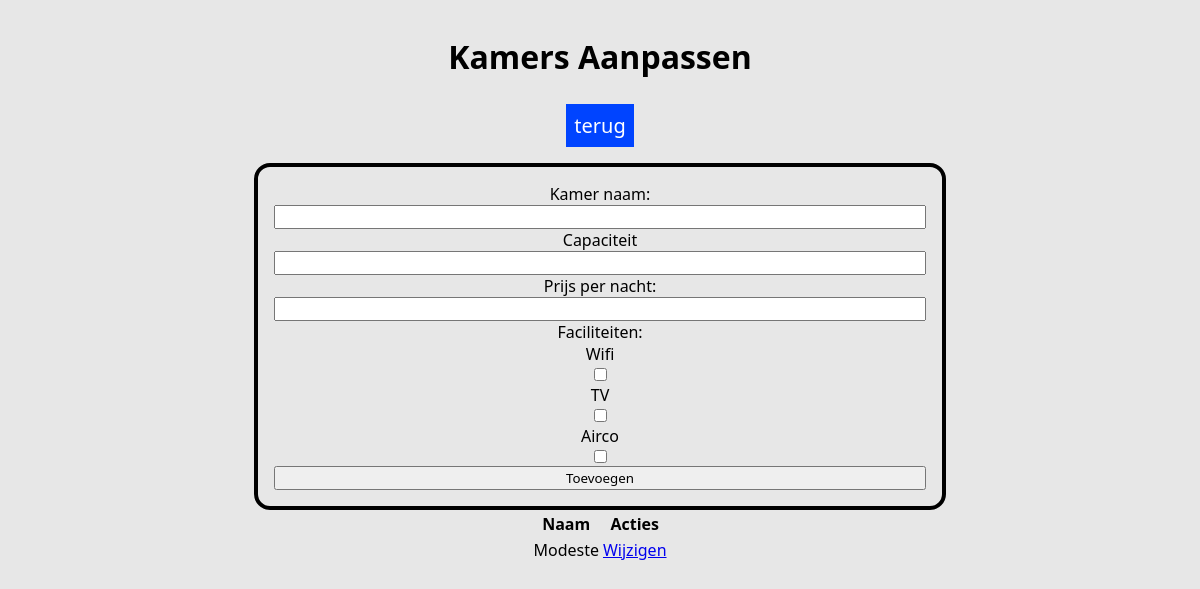
The app's page /admin/kamer.php (signed in), older data.
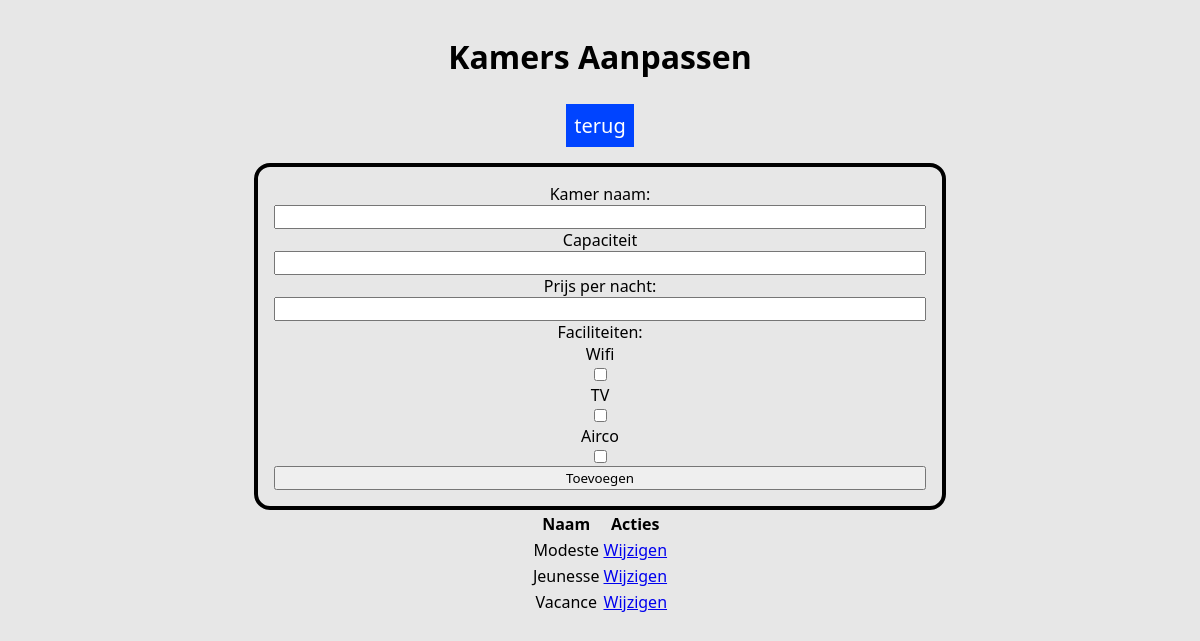
The same page, newer data.
### tables this page shows
CREATE TABLE `tblkamer` (
  `PKKamer` int(11) NOT NULL,
  `KamerNaam` varchar(50) NOT NULL,
  `Capaciteit` int(11) NOT NULL,
  `Prijs` float NOT NULL,
  `Wifi` tinyint(1) NOT NULL,
  `Televisie` tinyint(1) NOT NULL,
  `Airco` tinyint(1) NOT NULL
);

### admin/kamer.php (the view, shortened to what this page needs)
<?php
include('../config/conn.php');
?>
<!DOCTYPE html>
<html lang="nl">
<head>
    <link rel="stylesheet" href="style/styles.css">
</head>
<body>
    <section class="dashcontainer">
        <h1>Kamers Aanpassen</h1>
        <a class="terugknop" href="index.php">terug</a>
        <form action="utility/kamertoevoegen.php" method="post" class="kamertoevoegen">
            <label for="kamer">Kamer naam:</label>
            <input type="text" name="kamer" id="kamer" required>
            <label for="capaciteit">Capaciteit</label>
            <input type="number" name="capaciteit" id="capaciteit" required>
            <label for="prijs">Prijs per nacht:</label>
            <input type="number" name="prijs" id="prijs" step="0.01" required>
            <label>Faciliteiten:</label>
            <label for="wifi">Wifi</label>
            <input type="checkbox" name="wifi" id="wifi">
            <label for="tv">TV</label>
            <input type="checkbox" name="tv" id="tv">
            <label for="airco">Airco</label>
            <input type="checkbox" name="airco" id="airco">
            <button type="submit">Toevoegen</button>
        </form>
        <table>
            <tr>
                <th>Naam</th>
                <th>Acties</th>
            </tr>
            <?php
            $sql = "SELECT * FROM tblkamer";
            $result = $conn->query($sql);
            if ($result->num_rows > 0) {
                while($row = $result->fetch_assoc()) {
                    echo "<tr>";
                    echo "<td>" . $row['KamerNaam'] . "</td>";
                    echo "<td><a href='utility/kamerfuncties.php?id=" . $row['PKKamer'] . "'>Wijzigen</a></td>";
                    echo "</tr>";
                }
            } else {
                echo "<tr><td colspan='2'>Geen kamers gevonden.</td></tr>";
            }
            ?>
        </table>
    </section>
</body>
</html>

Row changes from the older to the newer data that the page shows:
added tblkamer: KamerNaam "Jeunesse"
added tblkamer: KamerNaam "Vacance"
